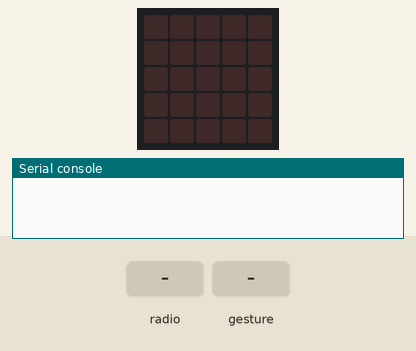
Recording of a program running on a simulated BBC micro:bit (MakeCode). On the bench: the board's 5×5 LED display, the last lines printed to the serial console. The inputs (shaded band) are chosen by the test bench. Random numbers come from a fixed seed; no radio messages arrive unless stated (any console line starting 'radio sent:' is added by the test bench); a tilt is held for 1.5 s and a shake lasts 1 s, then the board lies face up again.

Above: at 1.2 s.
1.3 s: radio message "1" arrives
At 2.6 s:
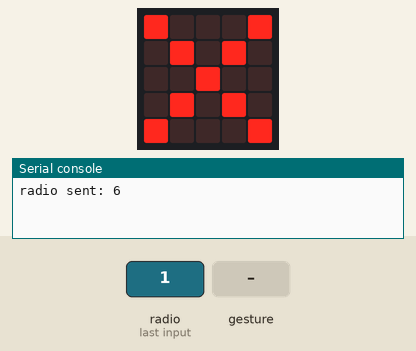
3.2 s: gesture 'shake'
At 3.9 s:
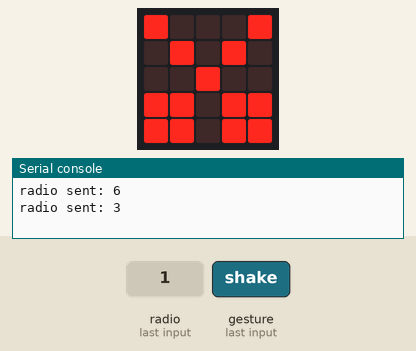
4.9 s: radio message "2" arrives
At 5.1 s:
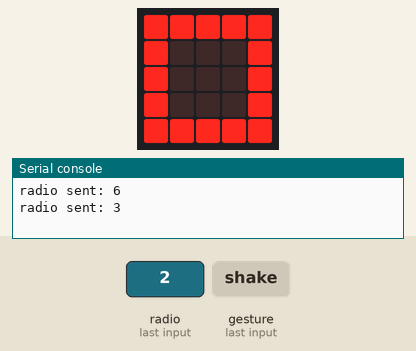
6.8 s: radio message "6" arrives
At 7.6 s:
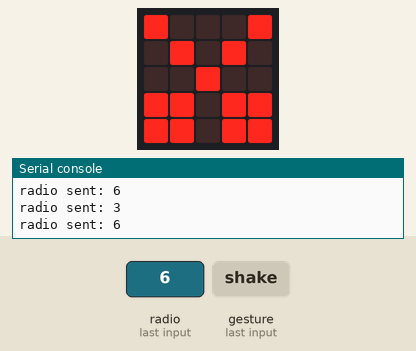
Timing chart, 0 to 9.3 s (numbered marks = the images above; inputs shaded):
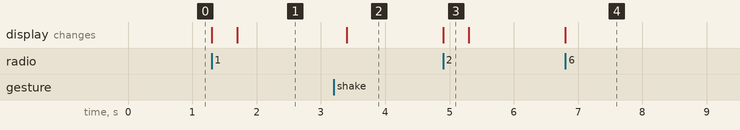

The program:

main.ts
```typescript
radio.onReceivedNumber(function (receivedNumber) {
    jugada_2 = randint(1, 3)
    if (receivedNumber == 1) {
        basic.showLeds(`
            . . . . .
            . # # # .
            . # # # .
            . # # # .
            . . . . .
            `)
        if (receivedNumber == 1) {
            basic.showIcon(IconNames.No)
            radio.sendNumber(6)
        } else if (receivedNumber == 1) {
            basic.showIcon(IconNames.Sad)
            radio.sendNumber(5)
        } else {
            basic.showIcon(IconNames.Happy)
            radio.sendNumber(4)
        }
    } else if (receivedNumber == 2) {
        basic.showLeds(`
            # # # # #
            # . . . #
            # . . . #
            # . . . #
            # # # # #
            `)
        if (receivedNumber == 2) {
            basic.showIcon(IconNames.No)
            radio.sendNumber(6)
        } else if (receivedNumber == 2) {
            basic.showIcon(IconNames.Sad)
            radio.sendNumber(5)
        } else {
            basic.showIcon(IconNames.Happy)
            radio.sendNumber(4)
        }
    } else {
        basic.showLeds(`
            # . . . #
            . # . # .
            . . # . .
            # # . # #
            # # . # #
            `)
    }
})
input.onGesture(Gesture.Shake, function () {
    jugada = randint(1, 3)
    radio.sendNumber(jugada)
    if (jugada == 1) {
        basic.showLeds(`
            . . . . .
            . # # # .
            . # # # .
            . # # # .
            . . . . .
            `)
        basic.pause(1500)
    } else if (jugada == 2) {
        basic.showLeds(`
            # # # # #
            # . . . #
            # . . . #
            # . . . #
            # # # # #
            `)
    } else {
        basic.showLeds(`
            # . . . #
            . # . # .
            . . # . .
            # # . # #
            # # . # #
            `)
    }
})
let jugada = 0
let jugada_2 = 0
radio.setGroup(7)
```

test.ts
```typescript
// aquí va el archivo "tests"; esto no se compilará cuando este paquete se utilice como una extensión.
```

Measured:
- after the input at 1.3 s, the display: first changes at once (image 1 shows a later state)
- after the input at 3.2 s, the display: changes after 0.20 s (image 2)
- after the input at 4.9 s, the display: changes at once (image 3)
- after the input at 6.8 s, the display: changes at once (image 4)
- what the display in image 3 shows lasts 0.4 s, from 4.9 s to 5.3 s
